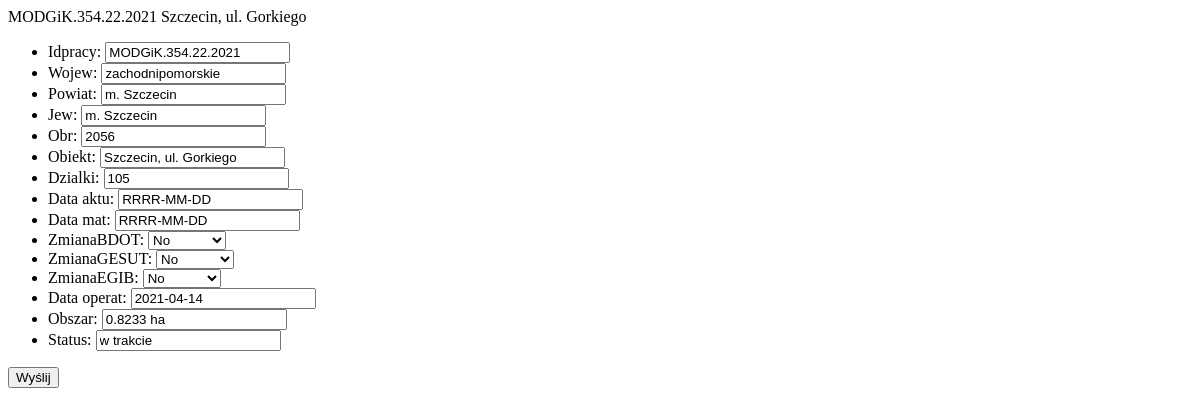
The app's page /2/edycja, older data.
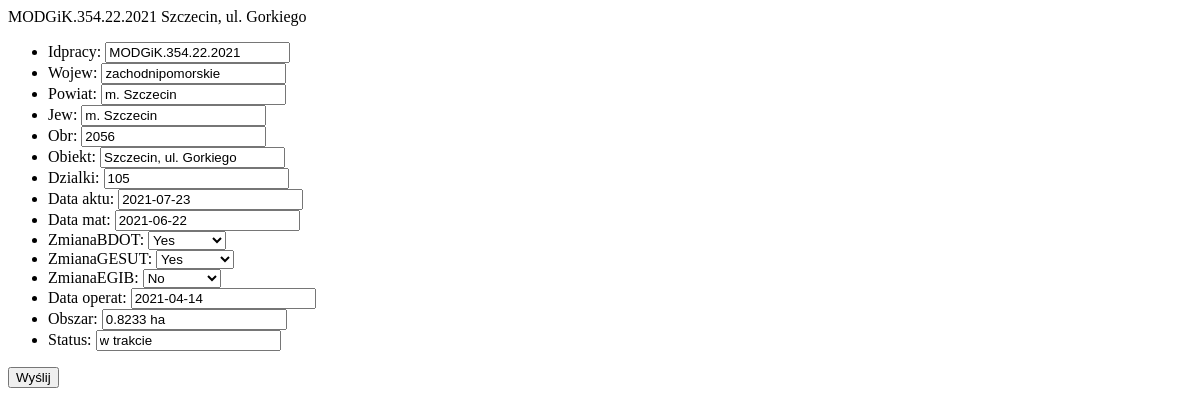
The same page, newer data.
### operat/models.py (models this page shows, shortened)
class Robota(models.Model):
    idpracy=models.CharField(max_length=25, null=True, default='XX.6640.XXXX.RRRR')
    wojew=models.CharField(max_length=50, null=True, default='zachodniopomorskie')
    powiat=models.CharField(max_length=50, null=True)
    jew=models.CharField(max_length=50, null=True)
    obr=models.CharField(max_length=50, null=True)
    obiekt=models.CharField(max_length=100, null=True)
    dzialki=models.CharField(max_length=50, null=True)
    data_aktu=models.CharField(max_length=10, null=True, default='RRRR-MM-DD')
    data_mat=models.CharField(max_length=10, null=True, default='RRRR-MM-DD')
    zmianaBDOT=models.BooleanField(default=False, null=True)
    zmianaGESUT=models.BooleanField(default=False, null=True)
    zmianaEGIB=models.BooleanField(default=False, null=True)
    data_operat=models.CharField(max_length=10, null=True)
    obszar=models.CharField(max_length=50, null=True)
    status=models.CharField(max_length=10, null=True, default='w trakcie')

### operat/views.py (the view)
# urls.py: path('<idpracy>/edycja',views.edycja, name='edycja'),
def edycja(request, idpracy):
    listaRobot = Robota.objects.order_by('data_operat')[:10]
    idPracy=get_object_or_404(Robota, pk=idpracy)
    if request.method == 'POST':
        robotaForm=RobotaForm(request.POST, instance=idPracy)
        if robotaForm.is_valid():
            robotaForm.save()
            messages.success(request, 'Dane dotyczące roboty zostały zaktualizowane')
            return render(request, 'operat/zestawienie.html', {
                "listaRobot": listaRobot
            })
    else:
        robotaForm=RobotaForm(instance=idPracy)
    return render(request, 'operat/edycja.html', {
        "Robota":idPracy,
        "form":robotaForm,
    })

### operat/forms.py
class RobotaForm(forms.ModelForm):
    class Meta:
        model=Robota
        fields=['idpracy', 'wojew', 'powiat','jew', 'obr', 'obiekt', 'dzialki', 'data_aktu', 'data_mat', 'zmianaBDOT', 'zmianaGESUT', 'zmianaEGIB', 'data_operat', 'obszar', 'status']

### operat/templates/operat/edycja.html (shortened to what this page needs)
{% load static %}
{{Robota.obiekt}}
<section id="edycja">
        <form action="" method="post">
            <ul>
                {{ form.as_ul }}
            </ul>
            <button type="submit">Wyślij</button>
        </form>
    </section>

Row changes from the older to the newer data that the page shows:
changed Robota "Szczecin, ul. Gorkiego": data_aktu "RRRR-MM-DD" → "2021-07-23"; data_mat "RRRR-MM-DD" → "2021-06-22"; zmianaBDOT "No" → "Yes"; zmianaGESUT "No" → "Yes"
